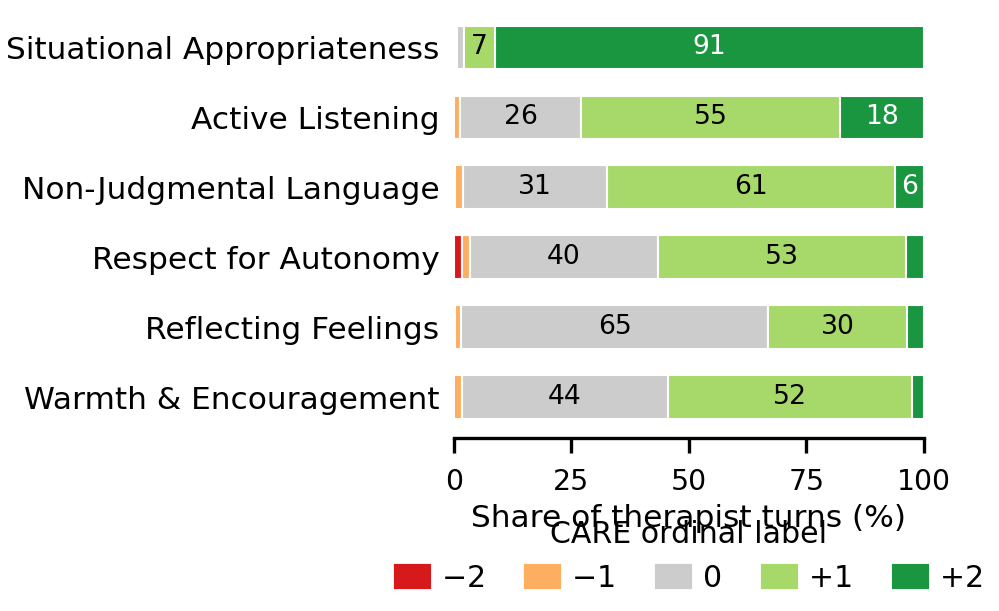

This figure's Python source:
"""Diverging stacked horizontal bar chart of RESPAIR CARE label distributions."""
from __future__ import annotations

import glob
from pathlib import Path

import matplotlib.pyplot as plt
import numpy as np
import pandas as pd

ROOT = Path("/home/asbahk/EMNLP_FINAL/Rasingan/RESPAIR")
OUT_DIR = Path("/home/asbahk/EMNLP_FINAL/Rasingan/figures")
OUT_DIR.mkdir(parents=True, exist_ok=True)

DIMS = ["NJ", "WE", "RA", "AL", "RF", "SA"]
DIM_LABELS = {
    "NJ": "Non-Judgmental Language",
    "WE": "Warmth & Encouragement",
    "RA": "Respect for Autonomy",
    "AL": "Active Listening",
    "RF": "Reflecting Feelings",
    "SA": "Situational Appropriateness",
}
CLASSES = [-2, -1, 0, 1, 2]
CLASS_LABELS = {-2: "$-2$", -1: "$-1$", 0: "$0$", 1: "$+1$", 2: "$+2$"}
COLORS = {-2: "#d7191c", -1: "#fdae61", 0: "#cccccc", 1: "#a6d96a", 2: "#1a9641"}


def load_all() -> pd.DataFrame:
    frames = []
    for split in ("train", "val", "test"):
        for f in glob.glob(str(ROOT / split / "*.csv")):
            df = pd.read_csv(f)
            df = df[df["Type"] == "T"][DIMS].dropna(how="all")
            frames.append(df)
    return pd.concat(frames, ignore_index=True)


def class_pct(df: pd.DataFrame) -> pd.DataFrame:
    rows = {}
    for d in DIMS:
        s = df[d].dropna().round().astype(int)
        counts = s.value_counts().reindex(CLASSES, fill_value=0)
        rows[d] = 100.0 * counts / counts.sum()
    return pd.DataFrame(rows).T


def plot(pct: pd.DataFrame, out_stem: Path) -> None:
    # Sort by share of +2 (strongly-aligned) ascending -> strongest at top
    order = pct[2].sort_values(ascending=True).index.tolist()
    pct = pct.loc[order]

    fig, ax = plt.subplots(figsize=(3.45, 2.5), dpi=300)
    y = np.arange(len(order))
    h = 0.62

    left = np.zeros(len(order))
    for c in CLASSES:
        vals = pct[c].values
        ax.barh(y, vals, left=left, height=h,
                color=COLORS[c], edgecolor="white", linewidth=0.5)
        for yi, v, l in zip(y, vals, left):
            if v >= 5.0:
                ax.text(l + v / 2.0, yi, f"{v:.0f}",
                        ha="center", va="center",
                        fontsize=6.4,
                        color="white" if c in (-2, 2) else "black")
        left = left + vals

    ax.set_yticks(y)
    ax.set_yticklabels([DIM_LABELS[d] for d in order], fontsize=7.5)
    ax.set_xlabel("Share of therapist turns (%)", fontsize=7.5, labelpad=2)
    ax.set_xlim(0, 100)
    ax.set_xticks([0, 25, 50, 75, 100])
    ax.tick_params(axis="x", labelsize=6.8)

    for spine in ("top", "right", "left"):
        ax.spines[spine].set_visible(False)
    ax.tick_params(axis="y", length=0)
    ax.set_axisbelow(True)

    handles = [plt.Rectangle((0, 0), 1, 1, color=COLORS[c]) for c in CLASSES]
    labels = [CLASS_LABELS[c] for c in CLASSES]
    ax.legend(handles, labels, loc="lower center",
              bbox_to_anchor=(0.5, -0.42), ncol=5,
              frameon=False, fontsize=7.2, handlelength=1.1,
              columnspacing=1.4, handletextpad=0.4,
              title="CARE ordinal label", title_fontsize=7.2)

    plt.tight_layout()
    fig.savefig(out_stem.with_suffix(".pdf"), bbox_inches="tight", pad_inches=0.02)
    fig.savefig(out_stem.with_suffix(".png"), bbox_inches="tight", pad_inches=0.02, dpi=300)
    plt.close(fig)


def main() -> None:
    df = load_all()
    pct = class_pct(df)
    print("Per-dimension class % (rows sum to 100):")
    print(pct.round(2))
    plot(pct, OUT_DIR / "respair_distribution")
    print(f"\nWrote: {OUT_DIR/'respair_distribution.pdf'}")
    print(f"Wrote: {OUT_DIR/'respair_distribution.png'}")


if __name__ == "__main__":
    main()
